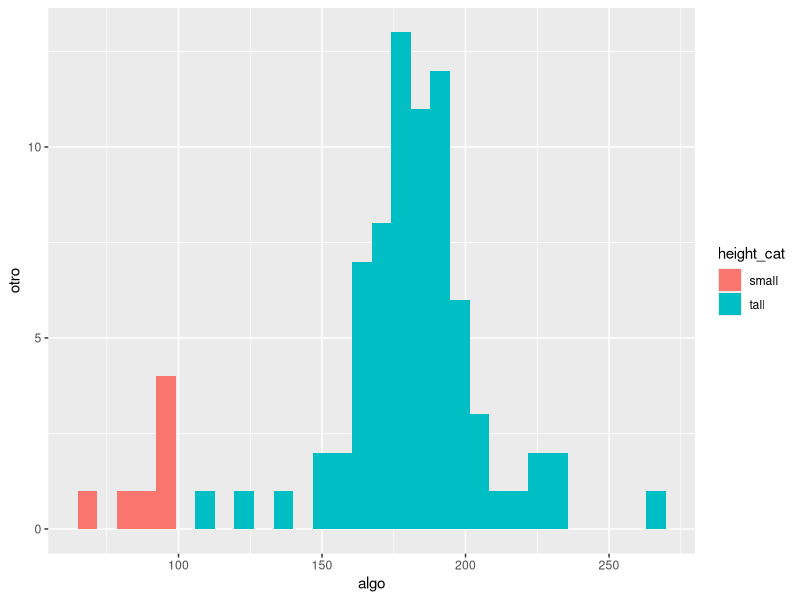

Here is the R script that generated this plot:


# Data Wrangling ----------------------------------------------------------

install.packages('dplyr')

library(dplyr)
library(ggplot2)

head(starwars)
data('starwars')

str(starwars)

# Filtrar -----------------------------------------------------------------
starwars %>% 
  filter(species == 'Droid')

subset(starwars, species == 'Droid')

starwars %>% 
  filter(skin_color == 'light', eye_color == 'brown')

starwars %>% 
  filter(skin_color == 'light' & eye_color == 'brown' & hair_color == 'black')

# Arrange -----------------------------------------------------------------

starwars %>% 
  arrange(height, mass)

starwars %>% 
  arrange(desc(height))


# Slice -------------------------------------------------------------------

starwars %>% 
  slice(5:10)

starwars %>% 
slice_head(n = 3) # Primeras filas

starwars %>% 
  slice_tail(n = 5) # Ultimas filas


# Select ------------------------------------------------------------------

starwars %>%
  select(hair_color, eye_color, skin_color)

starwars %>% 
  select(hair_color, skin_color, eye_color) %>% 
  filter(skin_color == 'white')

starwars %>% 
  select(!(hair_color:eye_color)) # Seleccciona todo menos estas; Los : borran las columnas del medio

starwars %>% 
  select(!name & !eye_color) # Así solo se sacan estas en específico

starwars %>% 
  select(1, 2, hair_color, eye_color)

starwars %>% 
  select(-name, -skin_color)


# Select & Contain --------------------------------------------------------

starwars %>% 
  select(starts_with('c'))

# Renombrar ---------------------------------------------------------------

starwars %>% 
  dplyr::rename(Character = name)

# Mutate ------------------------------------------------------------------
new <- starwars %>% 
  mutate(height_m = height / 100) %>% 
  select(height_m, height, everything())

new <- starwars %>% 
  mutate(height_m = height / 100)

# Mutate & ifelse ---------------------------------------------------------

starwars %>% 
  mutate(height_cat = ifelse(height > 100, 'tall', 'small')) %>% # ifelse es un si y solo si 
  select(height, height_cat, everything()) # para organizar

# Mutate & ifesle & ggplot2 -----------------------------------------------

starwars %>% 
  mutate(height_cat = ifelse(height > 100, 'tall', 'small')) %>% 
  ggplot(aes(x=height, fill=height_cat)) +
  geom_histogram() +
  labs(x= 'algo', y='otro')


# Summarise & Mean --------------------------------------------------------

starwars %>% 
  summarise(height_cm = mean(height, na.rm = T))

# Summarise & Mean & Min & Max --------------------------------------------

starwars %>% 
  summarise(mean = mean(height, na.rm = T), 
min= min(height, na.rm = T), 
max= max(height, na.rm = T))

# Agrupar  --------------------------------------------------------
starwars %>% 
  group_by(species) %>% 
  summarise(
    mean_height = mean(height, na.rm = T),
    sd_height = sd(height, na.rm = T))


# Contar ------------------------------------------------------------------

starwars %>% 
  group_by(species) %>% 
  count(homeworld, sort=T) %>% # sort es acomodar por orden de más a menos
  print(n=57)


# Sample-Al azar ----------------------------------------------------------

starwasr_new <- starwars %>% 
  sample_n(10)
